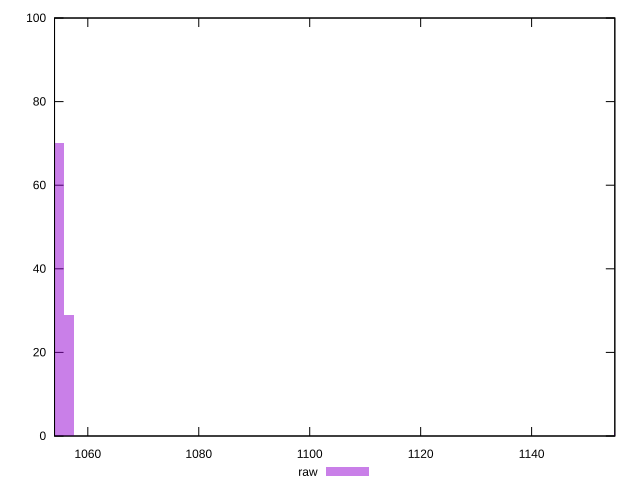

Here is the gnuplot script that generated this plot:
reset

$raw <<EOF
1155.8318178581012 1
1056.6574809123983 29
1054.8543111497493 70
EOF

set key outside below
set boxwidth 1.8031697626491439
set xrange [1054:1155]
set yrange [0:100]
set trange [0:100]
set style fill transparent solid 0.5 noborder
set terminal svg size 640, 490 enhanced background rgb 'white'
set output "reports/report_00032_2021-02-25T10-28-15.087Z/uses-rel-preload/samples/agenda/raw/histogram.svg"

plot $raw title "raw" with boxes

reset
